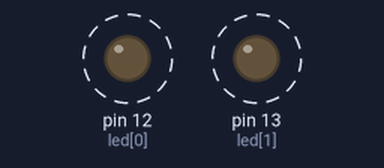
A sketch run on a simulated Arduino Uno, built with avr-gcc and run on an emulated ATmega328P. On the bench: output pins drawn as LEDs (lit = HIGH). Dashed ring = blinking.

Above: at 0.12 s.
Timing chart, 0 to 3.0 s (numbered marks = the images above):
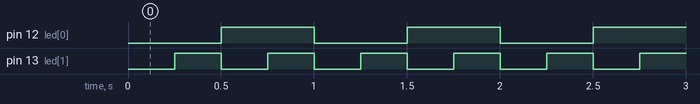

The sketch:

614_plus.ino
```cpp
//추가 실습 _millis 함수로 LED 점멸 반복해보기

const int led[2] = {12, 13};
int on_off[2] = {0, 0};
//int on_off = 0;

unsigned long t_prev[2] = {0, 0};
const unsigned long t_delay[2] = {500, 250};

void setup() {
  for(int x=0;x<=1;x++){
    pinMode(led[x], OUTPUT);
  }
}

void loop() {
  for(int i=0; i<=1;i++){
    unsigned long t_now = millis();
    if(t_now - t_prev[i] >= t_delay[i]){
      t_prev[i] = t_now;

      on_off[i]++;
      if(on_off[i]>1)
        on_off[i] = 0;
      digitalWrite(led[i], on_off[i]);
    }
  }
}
```

Measured:
- by itself, pin 12 (led[0]): alternates HIGH for 0.50 s and LOW for 0.50 s
- by itself, pin 13 (led[1]): alternates HIGH for 0.25 s and LOW for 0.25 s
- by itself, everything shown: repeats every 1.0 s, in 4 steps
